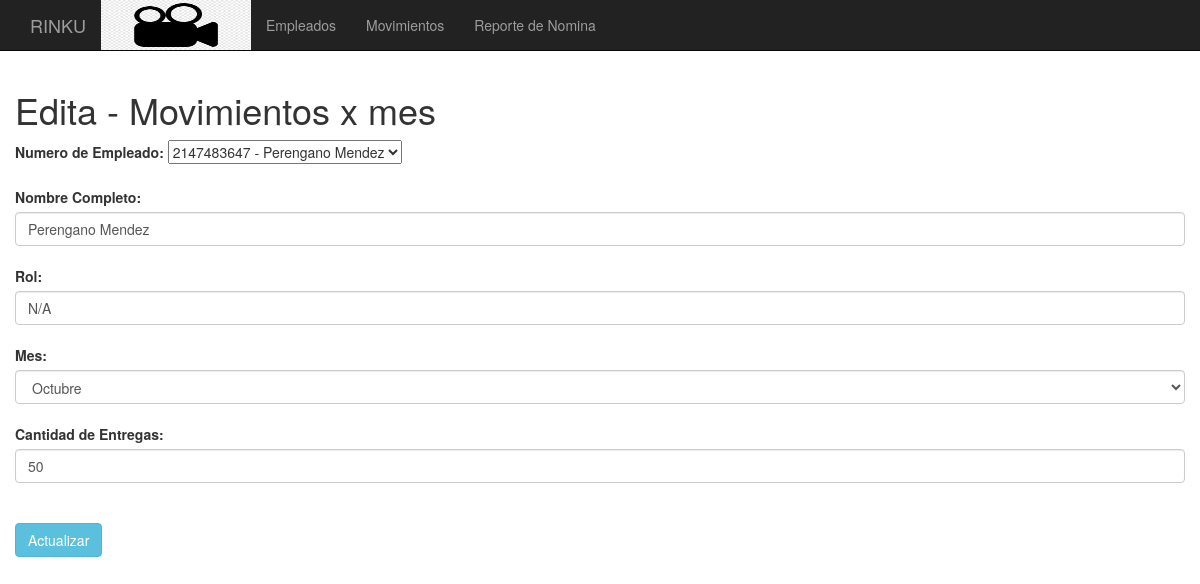
The app's page /View/Edita_View_Mov.php?Llave=2147483647Cargador20221013 with its own data.
### tables this page shows
CREATE TABLE IF NOT EXISTS `movimientos` (
  `IdMovimiento` varchar(255) NOT NULL,
  `Numero_Emp` int(11) NOT NULL,
  `ISR_Base` float NOT NULL,
  `ISR_Adicional` float NOT NULL,
  `Vales_Despensa` float NOT NULL,
  `Cant_Entregas` float NOT NULL,
  `Mes` varchar(255) DEFAULT NULL,
  `Sueldo_Bruto` float NOT NULL,
  `Fecha_mov` datetime DEFAULT NULL,
  `Bono_Total_Entrega` float NOT NULL,
  `Horas_Trabajadas_Mensuales` float NOT NULL,
  `Pago_Total_Entregas` float NOT NULL,
  `Rol` varchar(50) NOT NULL
);

CREATE TABLE IF NOT EXISTS `empleados` (
  `Numero` int(11) NOT NULL,
  `Nombre_Completo` varchar(255) NOT NULL,
  `IdRol` varchar(25) NOT NULL
);

### Controller/Emp_Controlador.php (called while the page is built, shortened)
<?php
 class Empleado {
	private $Conn;
	public function __construct()
	{
		$this->Conn = new Config_bd();
	}
	 public function Lista_Emp(){
			$cn = $this->Conn->abrir_conexion();
			$sql = "SELECT e.Numero as NumeroEmp, e.Nombre_Completo, r.NombreRol as Rol
						FROM empleados e
						inner join roles r on r.IdRol = e.IdRol";
			$rs = mysql_query($sql,$cn);
			$retorno = [];
			$i = 0;
			while($fila = mysql_fetch_array($rs)){
				$retorno[$i] = $fila;
				$i++;
			}
			$this->Conn->cerrar_conexion($cn);
			return $retorno;
	 }
	 public function Get_Mov($IdMovimiento){
			$cn = $this->Conn->abrir_conexion();
			$sql = "SELECT m.idmovimiento,m.numero_emp,m.mes, e.Nombre_Completo,r.NombreRol,e.IdRol,m.Cant_Entregas
				FROM movimientos m
				inner join empleados e on e.numero = m.numero_emp
				inner join roles r on r.IdRol = e.IdRol
				and m.idmovimiento = '".$IdMovimiento."'";
			$rs = mysql_query($sql,$cn);
			$retorno = [];
			$i = 0;
			while($fila = mysql_fetch_array($rs)){
				$retorno[$i] = $fila;
				$i++;
			}
			$this->Conn->cerrar_conexion($cn);
			return $retorno;
	 }
 }
?>

### View/Edita_View_Mov.php (the view, shortened to what this page needs)
<?php
include('menu_empleados.php');
include ('../Controller/Emp_Controlador.php');
$ctrl_emp = new Empleado();
 if(isset($_GET['Llave'])){
	 $Arreglo = $ctrl_emp->Get_Mov($_GET['Llave']);
	 $Mes_Nombre = "";
	 $Mes_Numero = "";
	 foreach ($Arreglo as $employer){
		$Numero = $employer['numero_emp'];
		$Nombre = $employer['Nombre_Completo'];
		$Rol = $employer['NombreRol'];
		$IdRol = $employer['IdRol'];
		$Mes = $employer['mes'];
		$Cant_Entregas = $employer['Cant_Entregas'];
		switch($Mes){
			case "202210":
				$Mes_Numero = 10;
				$Mes_Nombre = "Octubre";
			break;
		}
?>
<head>
<link rel='stylesheet prefetch' href='https://maxcdn.bootstrapcdn.com/bootstrap/3.3.7/css/bootstrap.min.css'>
<link rel='stylesheet prefetch' href='https://cdnjs.cloudflare.com/ajax/libs/bootstrap-select/1.11.2/css/bootstrap-select.min.css'>
</head>
	<div class="col-xs-12">
		<h1>Edita - Movimientos x mes</h1>
		<form method="post" action="../Model/Edita_Mov.php">
		<div class="row-fluid">
			<label for="numero_emp">Numero de Empleado:</label>
			<select class="selectpicker" data-show-subtext="true" data-live-search="true" onChange="update()" id="Numero" name="Numero">
			<option value = "<?php echo $Numero." - ".$Nombre." - ".$$Rol;?>" selected><?php echo $Numero." - ".$Nombre;?></option>
			</select>
		</div>
			<br>
			<label for="numero_emp">Nombre Completo:</label>
			<input class="form-control" name="Nombre_Completo" required type="text" id="Nombre_Completo" placeholder="Nombre" value="<?php echo $Nombre;?>">
		<br>
		<label for="Rol_name">Rol:</label>
		<input class="form-control" name="Rol" required type="text" id="Rol" placeholder="Rol" value="<?php echo $IdRol;?>">
		<br>
		<label for="Rol_name">Mes:</label>
		<select name="Mes" id="Mes" class="form-control" required>
		  <option value="<?php echo $Mes_Numero;?>" selected><?php echo $Mes_Nombre;?></option>
		</select>
		<br>
		<label for="numero_emp">Cantidad de Entregas:</label>
		<input class="form-control" name="Cantidad_Entregas" required type="text" id="Cantidad_Entregas" placeholder="Teclea Entregas" required value="<?php echo $Cant_Entregas;?>">
			<br><br><input class="btn btn-info" type="submit" value="Actualizar">
		</form>
	</div>
<?php
	 }
 }
?>

### Assets/css/estilo.css (style rules this page uses)
body { padding-top: 70px; }

### records on screen
movimientos: Numero "2147483647 - Perengano Mendez", Nombre_Completo "Perengano Mendez", Rol "N/A", Mes "Octubre", Cantidad_Entregas "50"
